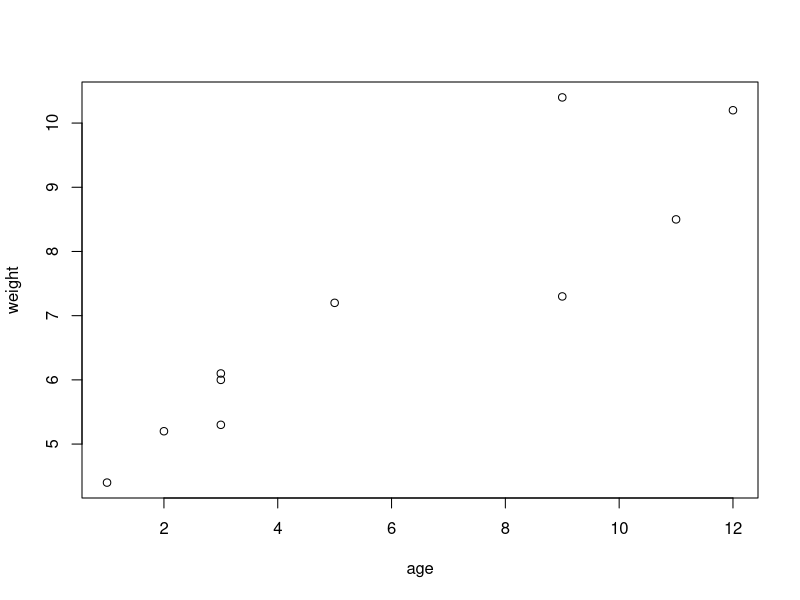
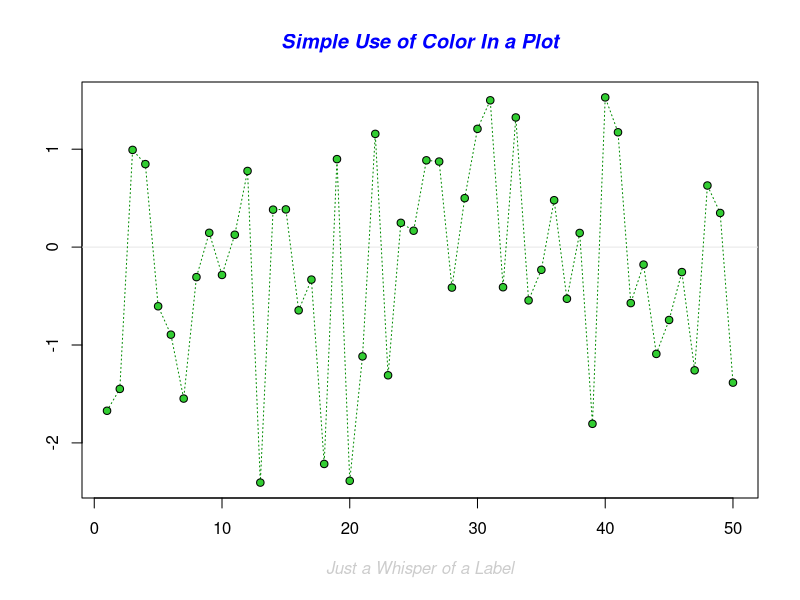
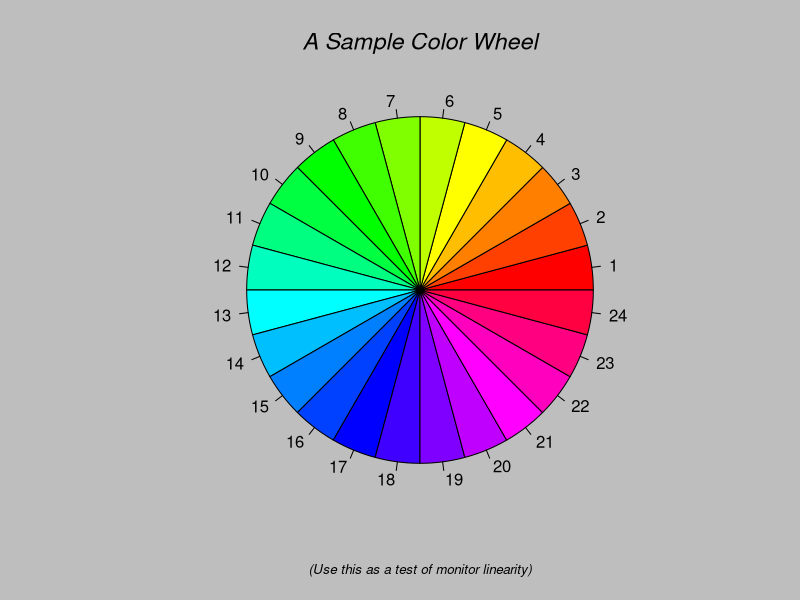
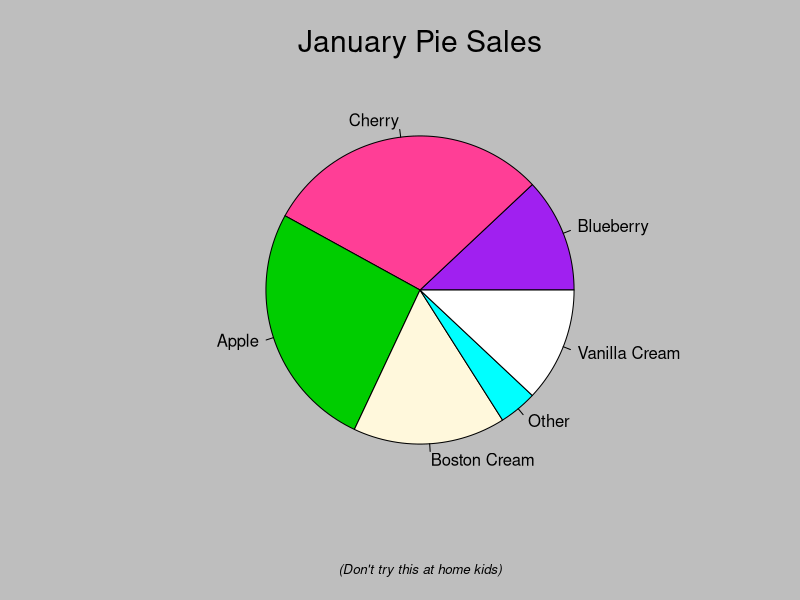
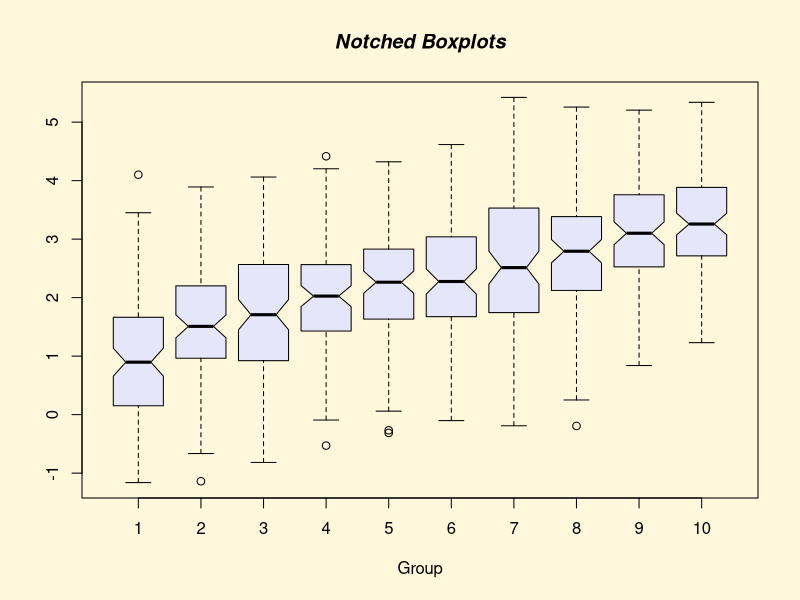
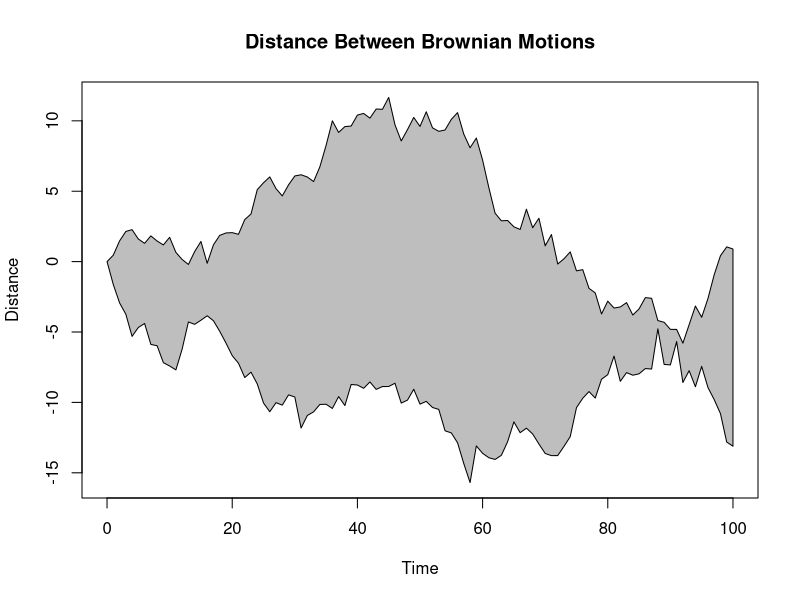
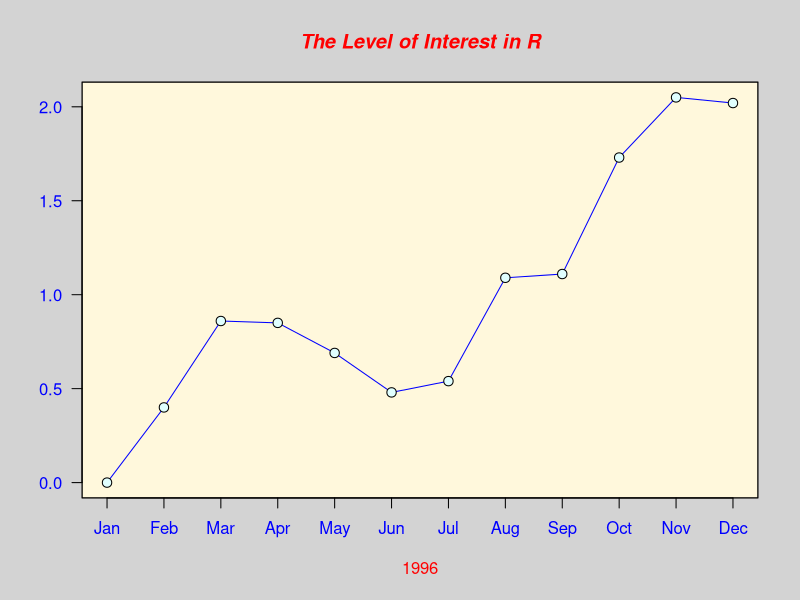
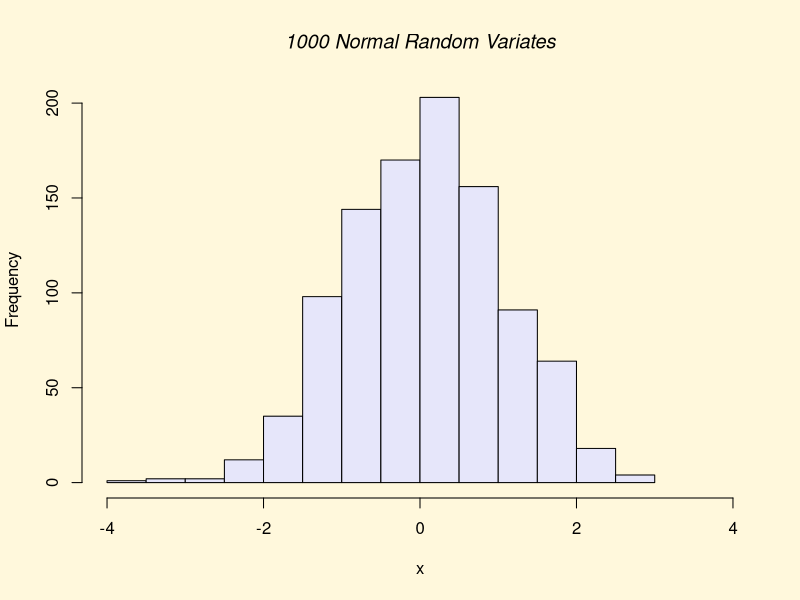

The R script that drew these images, in order:
age <- c(1,3,5,2,11,9,3,9,12,3) 
weight <- c(4.4,5.3,7.2,5.2,8.5,7.3,6.0,10.4,10.2,6.1) 
age
mean(weight)
sd(weight)
cor(age,weight)
plot(age,weight)
demo(graphics)
demo(Hershey)
getwd()
q()
q()
getwd()
ls()
options(2)
options()
